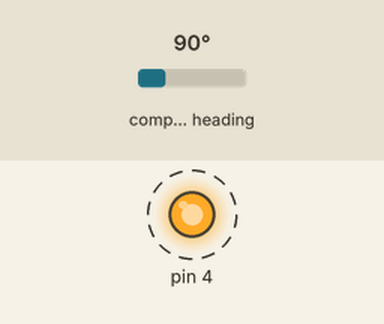
Recording of a sketch running on a simulated Arduino Uno, built with avr-gcc and run on an emulated ATmega328P. On the bench: output pins drawn as LEDs (lit = HIGH). Wiring (inferred from the names in the program): AS5600 angle sensor at I2C address 0x36. Dashed ring = blinking. The inputs (shaded band) are chosen by the test bench; at power-on: compass heading 90°. What the sketch prints to the serial monitor is not drawn.

Above: at 1.04 s.
Timing chart, 0 to 4.0 s (numbered marks = the images above):
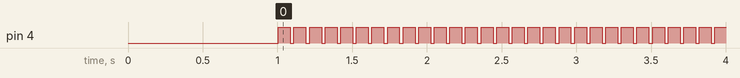

The sketch:

ch32v003-I2C-AS5600.ino
```cpp
#include <Wire.h>
#define AS5600_addr 0x36

// Function Prototype Declaration
byte read_AS5600(byte);
void write_AS5600(byte, byte);

void setup()
{
  pinMode(PD4, OUTPUT);

  Wire.begin();
  Serial.begin(115200);
  while (!Serial)
  {
    delay(1);
  }

  delay(1000);
  byte offSetAngle1 = read_AS5600(0x0C);
  byte offSetAngle2 = read_AS5600(0x0D);

  write_AS5600(0x01, offSetAngle1);
  write_AS5600(0x02, offSetAngle2);
}

void loop()
{
  // check status
  byte AS5600Status = read_AS5600(0x0B);
  AS5600Status = AS5600Status & 0B00111000;

  // read RAW angle
  uint16_t rawAngle1 = read_AS5600(0x0C);
  uint16_t rawAngle2 = read_AS5600(0x0D);
  uint16_t rawAngle = ((0x0F & rawAngle1) << 8) | rawAngle2;

  // read angle
  uint16_t angle1 = read_AS5600(0x0E);
  uint16_t angle2 = read_AS5600(0x0F);
  uint16_t angle = ((0x0F & angle1) << 8) | angle2;

  // read ZPOS
  uint16_t zpos1 = read_AS5600(0x01);
  uint16_t zpos2 = read_AS5600(0x02);
  uint16_t zpos = ((0x0F & zpos1) << 8) | zpos2;

  // read MPOS
  uint16_t mpos1 = read_AS5600(0x03);
  uint16_t mpos2 = read_AS5600(0x04);
  uint16_t mpos = ((0x0F & mpos1) << 8) | mpos2;

  // Serial.print("Status:");
  // Serial.print(AS5600Status);
  // Serial.print("\n");

  // Serial.print("RAWAngel:");
  // Serial.print(rawAngle);
  // Serial.print("\n");

  // Serial.print("Angle:");
  Serial.println(angle); // only print angle
  // Serial.print("\n");

  // Serial.print("ZPOS:");
  // Serial.print(zpos);
  // Serial.print("\n");

  // Serial.print("MPOS:");
  // Serial.print(mpos);
  // Serial.print("-----------------");
  // Serial.print("\n");

  Ltika();

  delay(20);
}

byte read_AS5600(byte addr)
{
  Wire.beginTransmission(AS5600_addr);
  Wire.write(addr);
  Wire.endTransmission(false);
  Wire.requestFrom(AS5600_addr, 1, true);
  byte data = Wire.read();
  return data;
}

void write_AS5600(byte addr, byte data)
{
  Wire.beginTransmission(AS5600_addr);
  Wire.write(addr); // addressing
  Wire.write(data); // write data
  Wire.endTransmission();
}

void Ltika()
{
  digitalWrite(PD4, HIGH);
  delay(80);
  digitalWrite(PD4, LOW);
}
```

Measured:
- by itself, pin 4: alternates HIGH for 0.08 s and LOW for 0.02 s
